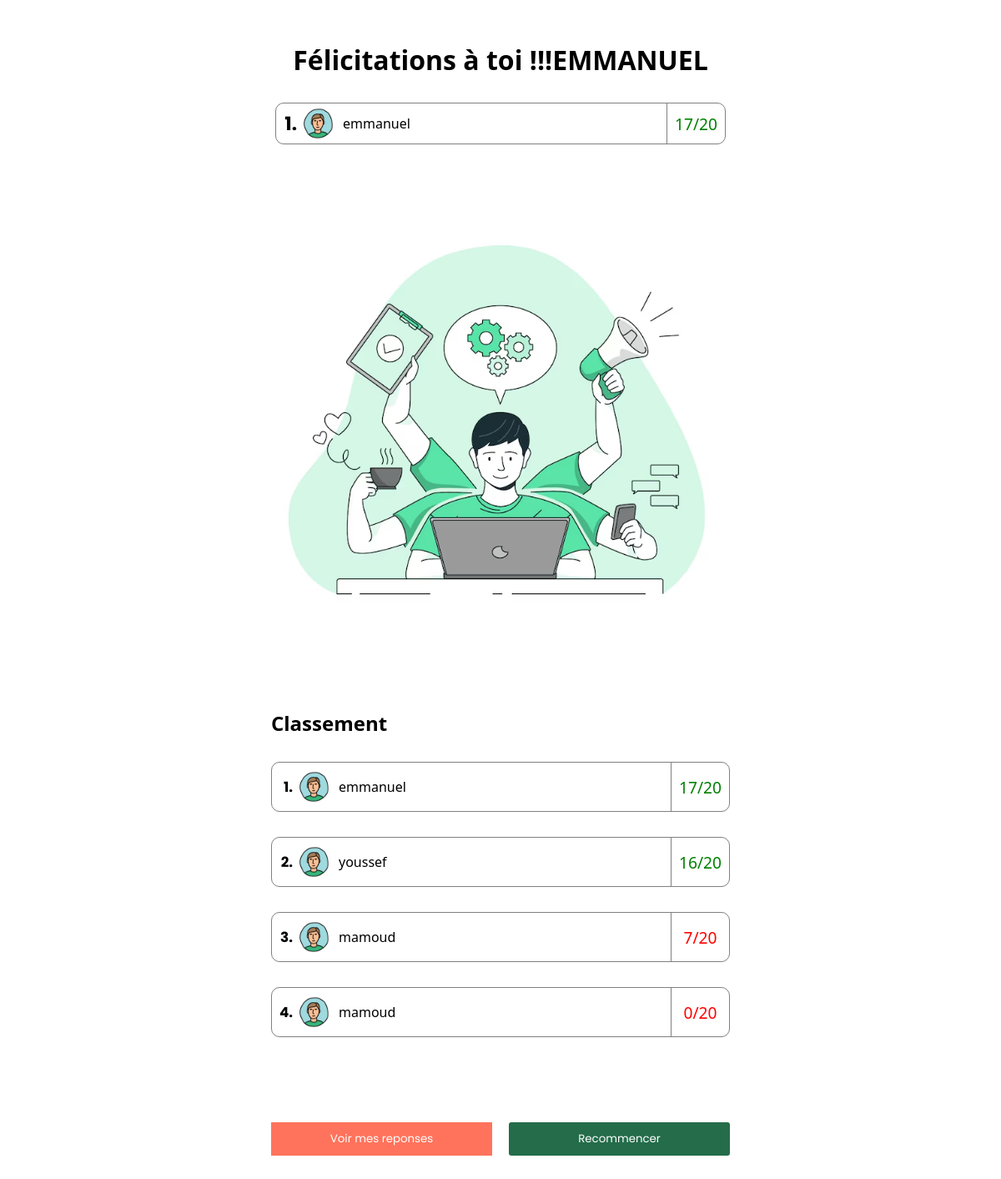
Page /admin (signed in) on the earlier database version.
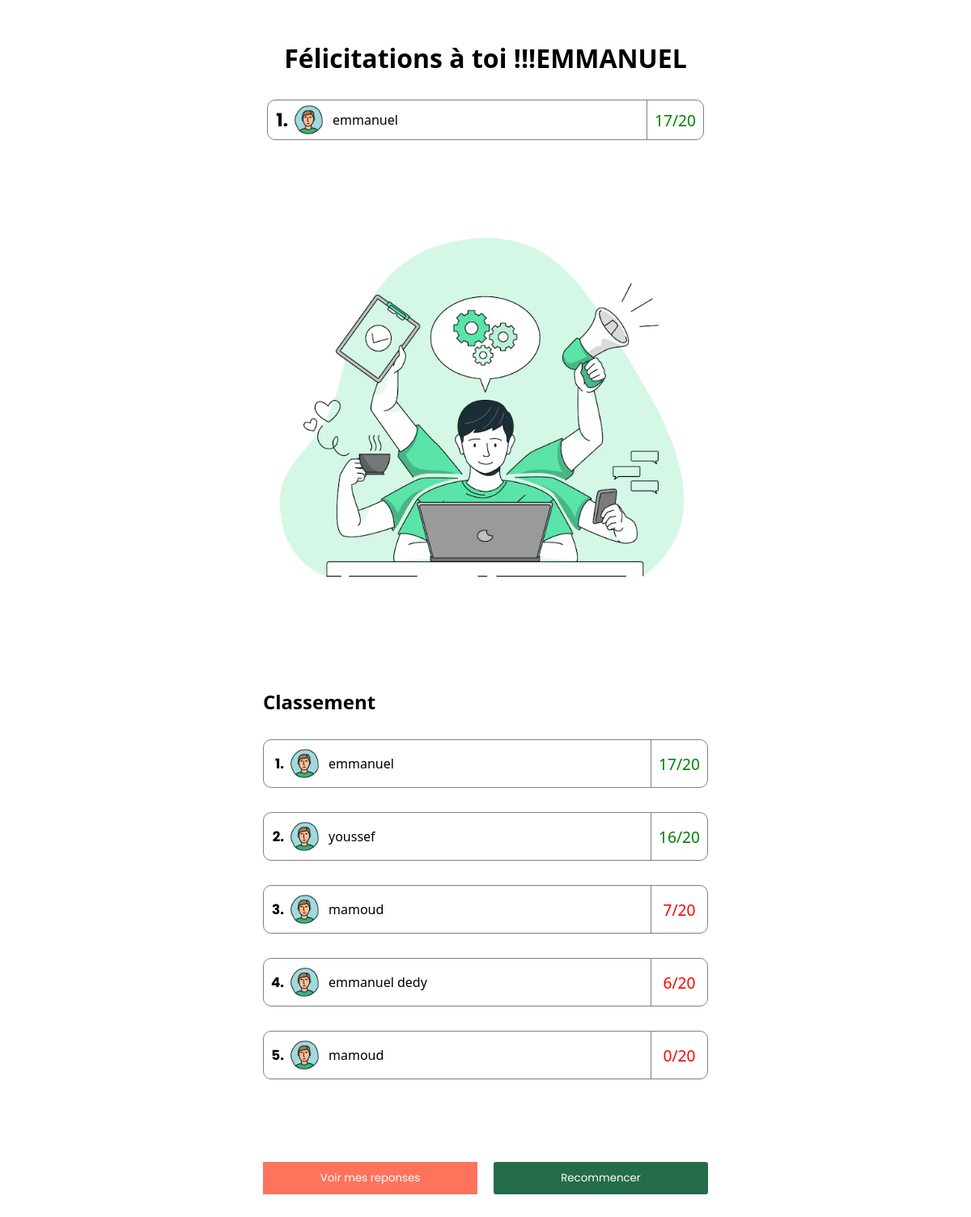
Same page on the later database version.
### app.py (models this page shows, shortened)
class Profiles(db.Model):
    id = db.Column(db.Integer, primary_key = True)
    nom = db.Column(db.String(20), unique = False , nullable = False)
    password = db.Column(db.String(8),nullable = False)

class classement(db.Model):
    id = db.Column(db.Integer, primary_key = True)
    comp = db.Column(db.String(20), unique = False , nullable = False)
    note = db.Column(db.Integer)

### app.py (the view)
@app.route('/admin')
def admin():
    if 'utilisateur_id' in session:
        sessionp = Profiles.query.get(session['utilisateur_id'])
    else:
        return redirect('/pre')
    classep = classement.query.all()
    eudpe = Profiles.query.all()
    ieze = cept.query.filter_by(email=sessionp.nom).first()
    datae = ieze.point
    tab = []
    for i in classep :
        tab.append([i.note,i.comp ])
    q=[]
    tab = sorted(tab)
    w= reversed(tab)
    comp=[]
    for i in tab:
        q.append(i[0])
    maxe = max(q)
    for i in tab:
        if maxe == i[0] :
            aqsz = i
            print(aqsz)
            break
    dss = sessionp.nom
    txs= [ieze.point,dss]
    print(txs)
    lenm= len(tab)-2
    qcs=[]
    for a in tab[::-1]:
        qcs.append(a)
    qsw = qcs.index(txs)+1
    return render_template("admin.html",tab=qcs,comp=comp,maxe=txs,lenm=lenm,qsw=qsw,sessionpp=sessionp.nom)

### templates/admin.html (shortened to what this page needs)
<!DOCTYPE html>
<html lang="en">
<head>
    <link rel="stylesheet" href="/static/CSS/admin.css">
</head>
<body>
    <div class="aqwxc">
        {% if maxe[0]>= 10 %}
        <div class="clase" style="color: black;">
            <a href="/fin" style="text-decoration: none;color: black;">
                <h1 id="class" style="text-align: center;">Félicitations à toi !!!<span
                        style="text-transform: uppercase;font-family: 'Segoe UI', Tahoma, Geneva, Verdana, sans-serif;">{{maxe[1]}}</span>
                </h1>
            </a>
            {% if maxe %}
            <div class="lopm">
                <div class="lo1">
                    <div class="lo14">
                        <h1 id="1">{{qsw}}.</h1>
                        <div style="height: 40px;width: 40px">
                            <img src="{{ url_for('static', filename='IMAGE/avavtd.png')}}" width="100%" height="100%"
                                alt="">
                        </div>
                    </div>
                    <div class="lo12">
                        <p
                            style="text-transform: uppercase;font-family: 'Segoe UI', Tahoma, Geneva, Verdana, sans-serif;color: black;text-transform: lowercase;">
                            {{maxe[1]}}</p>
                    </div>
                    {% if maxe[0]>= 10 %}
                    <div class="lo10">
                        <p id="lo11">{{maxe[0]}}/20</p>
                    </div>
                    {% else %}
                    <div class="lo100">
                        <p id="lo11">{{maxe[0]}}/20</p>
                    </div>
                    {% endif %}
                </div>
            </div>
            {% endif %}
            <div class="lo">
                <img src="{{ url_for('static', filename='IMAGE/scc.png')}}" width="100%" height="100%" alt="">
            </div>
        </div>
        {% endif %}
        <section>
            <div class="clase5" style="color: black;">
                <a href="/fin" style="text-decoration: none;color: black;">
                    <h1 id="class" style="text-align: start;">Classement </h1>
                </a>
            </div>
            {% for i in tab %}
            <div class="lo">
                <div class="lo1">
                    <div class="lo14">
                        <h1 id="1">{{ loop.index }}.</h1>
                        <div style="height: 40px;width: 40px;min-width: 40px;">
                            <img src="{{ url_for('static', filename='IMAGE/avavtd.png')}}" width="100%" height="100%"
                                alt="">
                        </div>
                    </div>
                    <div class="lo12">
                        <p
                            style="text-transform: uppercase;font-family: 'Segoe UI', Tahoma, Geneva, Verdana, sans-serif;color: black;text-transform: lowercase!important;">
                            {{ i[1] }}</p>
                    </div>
                    {% if i[0] >= 10 %}
                    <div class="lo10">
                        <p id="lo11">{{ i[0] }}/20</p>
                    </div>
                    {% else %}
                    <div class="lo100">
                        <p id="lo11">{{ i[0] }}/20</p>
                    </div>
                    {% endif %}
                </div>
            </div>
            {% endfor %}
            <div class="deco" style="padding-left: 10px;padding-right: 10px;padding-top: 20px;">
                <div style="width: 50%;height: 100%;display: flex;justify-content: center;align-items: center;padding: 0;">
                    <form action="imp" method="post" style="width: 100%;height:100%;display: flex;justify-content: center;align-items: center;flex-direction: column;margin: 0;">
                        <button type="submit" style="width: 100%;padding-top: 10px;padding-bottom: 10px;padding-left: 20px;padding-right: 20px;border: none;background-color: #FF735C;color: white;">
                            Voir mes reponses</button>
                    </form>
                </div>
                <div style="width: 50%;height: 100%;display: flex;justify-content: center;align-items: center;padding-top:23px;">
                    <button style="width: 100%;padding-top: 10px;padding-bottom: 10px;padding-left: 20px;padding-right: 20px;background-color: #246C4A;border-radius: 3px;border: none;">
<a href="/deconnexion" style="padding: 0;height: 100%;width: 100%;text-decoration: none;color: white;">
                            Recommencer
                    </a>
                    </button>
                </div>
            </div>
        </section>
    </div>
</body>
</html>

### static/CSS/admin.css (style rules this page uses)
* { box-sizing: border-box; margin: 0; padding: 0; font-family: 'Poppins', sans-serif; }
button , a { cursor: pointer; }
body { background-color: white; width: 100%; }
.aqwxc { width: 100%; max-width: 600px; margin: 0 auto; margin-top: 50px; background-color: white; }
.lo12 { display: flex; align-items: center; justify-content: start; width: 100%; }
.clase { width: 100%; flex-direction: column; color: white; display: flex; align-items: center; justify-content: center; }
#class { font-family: system-ui, -apple-system, BlinkMacSystemFont, 'Segoe UI', Roboto, Oxygen, Ubuntu, Cantarell, 'Open Sans', 'Helvetica Neue', sans-serif; }
.lopm { display: flex; align-items: center; justify-content: center; flex-direction: column; width: 100%; gap: 20px; padding-top: 30px; padding-bottom: 30px; color: black; }
.lopm .lo1 { display: flex; align-items: center; justify-content: space-between; gap: 10px; width: 90%; height: 50px; background-color: white; border-radius: 10px; }
.lo { display: flex; align-items: center; justify-content: center; flex-direction: column; width: 100%; gap: 20px; padding-top: 30px; color: black; padding-left: 10px; padding-right: 10px; }
.lo1 { display: flex; align-items: center; justify-content: space-between; gap: 10px; width: 100%; height: 60px; background-color: white; border-radius: 10px; border: 1px solid gray; }
#lo11 { font-family: system-ui, -apple-system, BlinkMacSystemFont, 'Segoe UI', Roboto, Oxygen, Ubuntu, Cantarell, 'Open Sans', 'Helvetica Neue', sans-serif; font-size: 1.2rem; }
.lo14 { display: flex; align-items: center; justify-content: end; font-size: 0.7rem; color: black; width: 80px; height: 50px; gap: 5px; min-width: 70px; }
.lo10 { display: flex; align-items: center; justify-content: center; font-size: 0.7rem; color: green; padding: 1px 10px; height: 100%; min-width: 70px; max-width: 70px; border-left: 1px solid gray; }
.lo100 { display: flex; align-items: center; justify-content: center; font-size: 0.7rem; color: red; height: 100%; min-width: 70px; max-width: 70px; border-left: 1px solid gray; }
.deco { width: 100%; height: 200px; display: flex; gap: 20px; align-items: center; }
section { width: 95%; border-radius: 20px; margin: 0 auto; margin-bottom: 10px; }
.clase5 { width: 100%; height: 50px; margin-top: 20px; color: white; display: flex; align-items: end; justify-content: start; padding-left: 10px; padding-right: 10px; }

Differences in the rows shown:
added classement: comp "emmanuel dedy", note "6"
